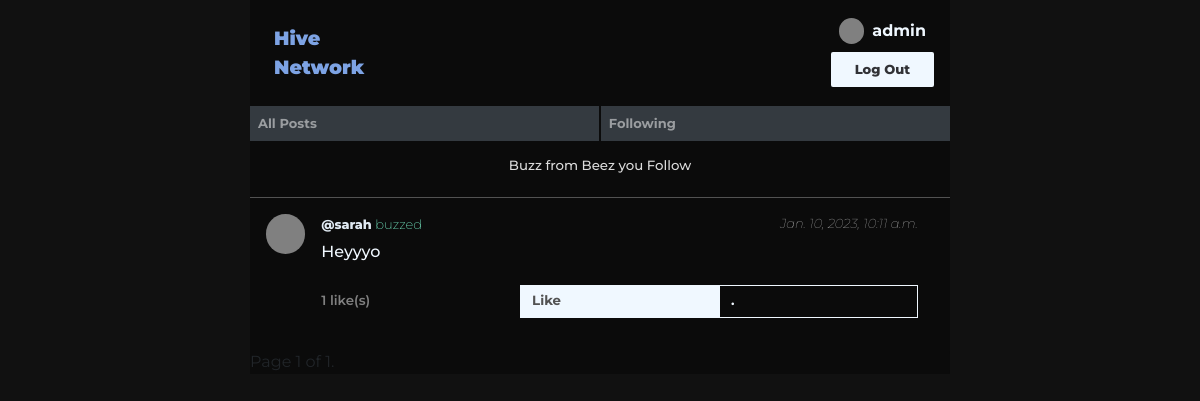
Before: /following_posts/admin (signed in) with the older database file.
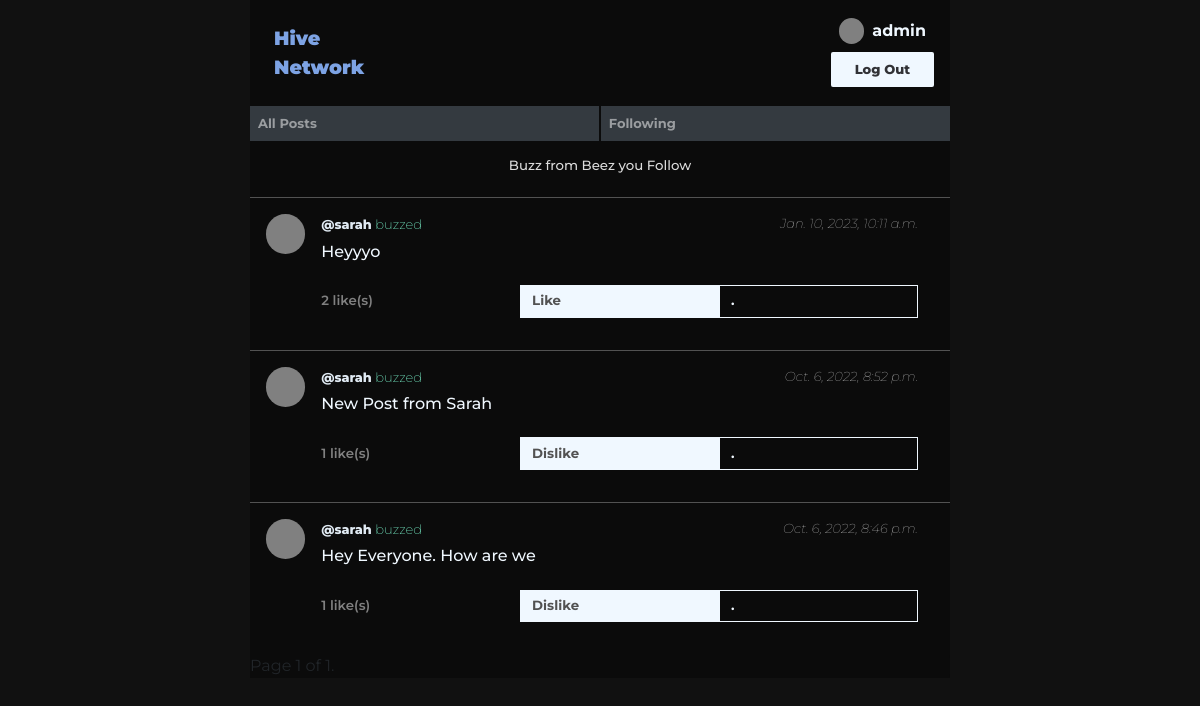
After: the same page with the newer database file.
### network/models.py (models this page shows, shortened)
class Post(models.Model):
    body = models.CharField(max_length =200)
    author = models.ForeignKey(Profile, on_delete=models.CASCADE, null=True, blank=True, related_name="posts")
    created_on = models.DateTimeField(auto_now_add =True)
    liked = models.ManyToManyField(Profile, null=True, blank=True, related_name="likes")
    class Meta:
        verbose_name = "post"
        verbose_name_plural = "posts"

class Profile(models.Model):
    user = models.ForeignKey(User, on_delete = models.CASCADE, related_name="get_profile")
    followers = models.ManyToManyField(User, related_name="get_followers")
    following = models.ManyToManyField(User, related_name="get_following")
    slug = models.SlugField(max_length=255, unique=True, null=True, blank=True)
    def __str__(self):
        return self.slug

### network/views.py (the view)
# urls.py: path("following_posts/<str:user>", views.following_posts, name="following_posts"),
def following_posts(request, user):
    get_user_object = get_object_or_404(User, username=user)
    get_profile = get_object_or_404(Profile, user=get_user_object)
    user_following = get_profile.following.all() #Users following
    profiles = Profile.objects.filter(user__in = user_following)
    posts = Post.objects.filter(author__in= profiles).order_by('-created_on')
    paginator = Paginator(posts, 10)
    page_number = request.GET.get('page')
    page_obj = paginator.get_page(page_number)
    user_profile = get_object_or_404(Profile, user=request.user)
    return render(request, 'network/following_posts.html', {
        'profiles_following': user_following,
        'posts': page_obj,
        'paged_posts': page_obj,
        'user_profile': user_profile
    } )

### network/templates/network/following_posts.html (shortened to what this page needs)
{% extends "network/layout.html" %}
{% load static %}
{% block body %}
<h4 class="sub-title" style="font-size:smaller;">Buzz from Beez you Follow</h4>
<div style="background-color: #f8f9fa; border-radius: 18px;" class="posts">
        {% for post in posts %}
        <div class="buzz-body" data-post-id= {{post.id}}>
            <div class="buzz-profile-pic"></div>
            <div class="buzz">
                <div style="display:flex; justify-content: space-between;">
                    <h6 class="buzz-cred"> <a href="{%url 'profile' post.author%}" style="color:#e0eaf3; font-weight:800; font-size:.8rem;">@{{post.author}} </a> <span style="font-size:13px; font-weight:200; color: aquamarine;">buzzed</span> </h6>
                    <i style="color:gainsboro;">{{post.created_on}}</i>
                </div>
                <div>
                    <h6 class="buzz-text">{{post.body}}</h6>
                    <div style="display:flex; padding: 1rem 0rem;">
                        <div style=" font-weight: 600; width:100%; color:gray; font-size:smaller; align-self:center;" class="post_like"><span id="like-count" class="like_count">{{post.liked.all.count}} </span>like(s)</div>
                        <div style="width:100%;">
                        {% if post in user_profile.likes.all %}
                        <button class="like_button" onclick="location.href='{%url 'like' post.id%}"> Dislike </button>
                        {% else %}
                        <button class="like_button" onclick="location.href='{%url 'like' post.id%}"> Like </button>
                        {%endif%}
                        </div>
                        <div style="width:100%;">
                        {% if post.author.user.id is page_user %}
                        <button class="edit_post edit-button" id="edit_post">Edit</button>
                        {% else  %}
                        <button class="edit-button" id="">.</button>
                        {% endif %}
                        </div>
                    </div>
                </div>
            </div>
        </div>
        {%endfor%}
    </div>
<div class="pagination">
    <span class="step-links">
        <span class="current">
            Page {{ posts.number }} of {{ posts.paginator.num_pages }}.
        </span>
    </span>
</div>
{% endblock %}

Changed rows visible on the page:
computed for Post "Heyyyo": liked.all.count "1" → "2"
now on this page (row edited): Post: author "sarah", created_on "Oct. 6, 2022, 8:52 p.m.", body "New Post from Sarah", liked.all.count "1", shows "Dislike"
now on this page (row edited): Post: author "sarah", created_on "Oct. 6, 2022, 8:46 p.m.", body "Hey Everyone. How are we", liked.all.count "1", shows "Dislike"
